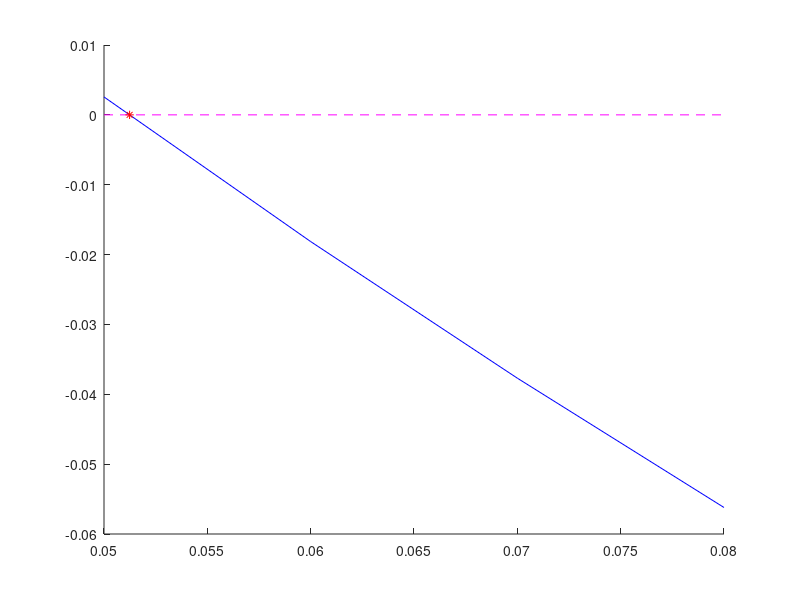

Here is the MATLAB script that generated this plot:
% Plotting the dependence of leading real parts of the eigenvalues vs a
% system parameter;
% Here we also find the value of system parameter at which the real part of
% leading eigenvalue crosses zero; this is a point of Hopf bifurcation; 
function plot_GN_eigvs
format long
%----------------------------------------------------------------------
% n=2:
%-------------------------------------------------------------------------------------------
load('GM_LMtot.mat','LMtot'); % spektralines lygtys; Nj=200;
%load('GM_LMtot_d2_Gv0-01.mat','LMtot');
%load('GM_LMtot_del.mat','LMtot_del'); % spektralines lygtys; Nj=300;
%load('GM_LMtot_del_d1.8-1.5_Gv01_v.mat','LMtot_del'); % del=0.38; Gv2=0.35; J=20; n=10;
%load('GM_LMtot_del_d1.5-1.4_Gv01_v.mat','LMtot_del'); % del=0.25; Gv2=0.0; J=2.0;
%load('GM_LMtot_del_d1.2-0.9_Gv02_v.mat','LMtot_del'); % del=0.25:-0.01:0.14; Gv2=0.01; J=2.0;
%load('GM_LMtot_d1.4_Gv01-02_v.mat','LMtot'); % del=0.25:-0.01:0.1; Gv2=0.02; J=2.0;
%load('GM_LMtot_del_Gv003.mat','LMtot_del'); % del=0.15:-0.01:0.1; Gv2=0.03; J=2.0;
%load('GM_LMtot_del_Gv004.mat','LMtot_del'); % del=0.15:-0.01:0.05; Gv2=0.04; J=2.0;
%load('GM_LMtot_d002.mat','LMtot'); % del=0.02; Gv2=0.06:-0.001:0.04; J=2.0;
%load('GM_LMtot_d001.mat','LMtot'); % del=0.01; Gv2=0.06:-0.001:0.04; J=2.0;
%load('GM_LMtot_d0.mat','LMtot'); % del=0.0; Gv2=0.06:-0.001:0.04; J=2.0;
%LMtot=LMtot_del;
%LMtot(nT+1,:)=[Gv Lnx(1:2,1).' Lnx(1:2,2).'];
%Gv=LMtot(:,1);
% Flip the array if the scanning of parameter was backwards:
% for np=1:5
%     LMtot(:,np)=flip(LMtot(:,np));
% end

szL=size(LMtot,1)

Lv=LMtot(:,1);  % array of the scanned parameter;
L1=[LMtot(:,2) LMtot(:,4)]; % the real and imaginary parts of the first eigenvalue;
L2=[LMtot(:,3) LMtot(:,5)]; % the real and imaginary parts of the second eigenvalue;

% Lvmn=1.5;
% Lvmx=1.2;
% Nt=15;
% Lv=Lvmn+(Lvmx-Lvmn)*(0:Nt).'/Nt;
% Lv=flip(Lv);
%-------------------------------------------------------------------------------------------
%Zr=[[Lv(1,1); Lv(end,1)] zeros(2,1)]; % location of the line at zero ordinates;
% figure
% hold on
% %plot(Gv,L1(:,1),'b*');
% plot(Lv,L1(:,1),'b*'); % the real part of the leading eigenvalue;
% plot(Zr(:,1),Zr(:,2),'m--'); % zero line
% %plot(Gv(:,1),L2(:,1),'r*');
% hold off

% Gvmn=0.2;
%       Gvmx=0.3;
%     Lvmn=1.04;
%     Lvmx=0.94;
% Lvt=(1.04:-0.02:0.94).';
% Lvt=flip(Lvt);
% L1t=flip(L1);
% Gvt=(0.2:0.02:0.3).';

% Finding the parameter value at which 
% the leading real part crosses zero:
sz1=size(Lv,1)
 %sz1=size(Lvt,1)
for nw=1:sz1-1
    Lg1=L1(nw,1);
    Lg2=L1(nw+1,1);
    if Lg1*Lg2<0
        m1=nw;
        m2=nw+1;
    end
end
%m1=1; m2=2;

%Pt=[Lv L1(:,1)]
nt=[m1 m2]
n1=nt(1);
n2=nt(2);
%  x1=Lv(n1,1)
%  y1=L1(n1,1)
%  x2=Lv(n2,1)
%  y2=L1(n2,1)

x1=Lv(n1,1)
y1=L1(n1,1)
x2=Lv(n2,1)
y2=L1(n2,1)



x3=x1-y1*(x2-x1)/(y2-y1) % linear interpolation;
xv=[x3 0]; % the value of system parameter at which the
% real part of the leading eigenvalue crosses zero;

% sz1=size(Gvt,1)
% for nw=1:sz1-1
%     Lg1=L1(nw,1);
%     Lg2=L1(nw+1,1);
%     if Lg1*Lg2<0
%         m1=nw;
%         m2=nw+1;
%     end
% end
%m1=1; m2=2;
% 
% %Pt=[Lv L1(:,1)]
% nt=[m1 m2]
% n1=nt(1);
% n2=nt(2);

% x1t=Gvt(n1,1)
% x2t=Gvt(n2,1)
% y1=L1(n1,1)
% y2=L1(n2,1)
% 
% x3t=x1t-y1*(x2t-x1t)/(y2-y1)
% xvt=[x3t 0];

% figure
% hold on
% %plot(Gv,L1(:,1),'b*');
% plot(Lv,L1(:,1),'b*');
% plot(Zr(:,1),Zr(:,2),'m--');
% plot(xv(1,1),xv(1,2),'r*');
% %plot(Gv(:,1),L2(:,1),'r*');
% hold off

%Lvt=flip(Lvt);
%L1t=flip(L1);
Hr=[[0.42; 0.42],[-0.1; 0.1]];
Hl=[[0.38; 0.38],[-0.1; 0.1]];

Zr=[[Lv(1,1); Lv(end,1)],[0; 0]]; % location of the line at zero ordinates;
figure
hold on
%plot(Gv,L1(:,1),'b*');
plot(Lv,L1(:,1),'b-'); % the real part of the leading eigenvalue;
plot(Zr(:,1),Zr(:,2),'m--'); % zero line;
%plot(Hr(:,1),Hr(:,2),'m--');
%plot(Hl(:,1),Hl(:,2),'m--');
plot(xv(1,1),xv(1,2),'r*'); % the point where eigv crosses zero;
%plot(Gv(:,1),L2(:,1),'r*');
%xlim([0.2 0.8]);
hold off

%Zr=[[Gvt(1,1); Gvt(end,1)] zeros(2,1)];
% figure
% hold on
% %plot(Gv,L1(:,1),'b*');
% plot(Gvt,L1(:,1),'b*');
% plot(Zr(:,1),Zr(:,2),'m--');
% plot(xvt(1,1),xvt(1,2),'r*');
% %plot(Gv(:,1),L2(:,1),'r*');
% hold off


% figure
% hold on
% % plot(Gv,L1(:,2),'b*');
% % plot(Gv(:,1),L2(:,2),'r*');
% plot(Lv,L1(:,2),'b*');
% plot(Lv(:,1),L2(:,2),'r*');
% hold off
% 
% Zr=[min(L1(:,1)); max(L1(:,1))];
% Zr=[Zr, zeros(2,1)];
% figure
% hold on
% plot(L1(:,1),L1(:,2),'b*');
% plot(L2(:,1),L2(:,2),'r*');
% plot(Zr(:,1),Zr(:,2),'m--');
% hold off


Zr_v=Zr


end